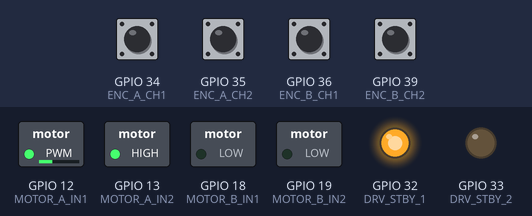
The sketch below on a simulated ESP32. Shown: switched loads named in the sketch (green lamp = pin HIGH), output pins drawn as LEDs (lit = HIGH). Inputs (shaded band) come from the test bench; at power-on: GPIO 34 (ENC_A_CH1), GPIO 35 (ENC_A_CH2), GPIO 36 (ENC_B_CH1), GPIO 39 (ENC_B_CH2) HIGH. Pins used as bus, display or sensor lines are not drawn; what the sketch prints to the serial monitor is not drawn.

Above: at 0.05 s.
At 1.5 s:
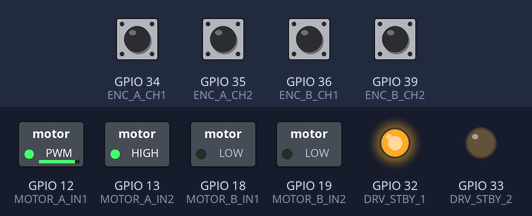
At 3.0 s:
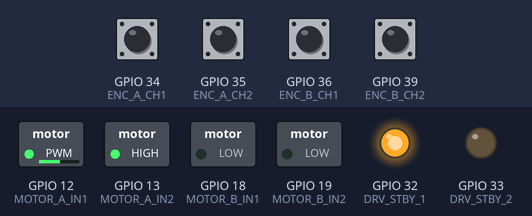
Timing chart, 0 to 8.1 s (numbered marks = the images above):
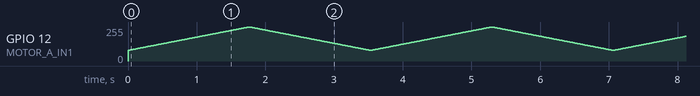

The sketch:

DRV8833.ino
```cpp
/** Teste de acionamento da Ponte H DRV8833 com leitura de Encoders (Motor Lego NXT).
 *  Executa rampa de aceleração e desaceleração via PWM enquanto contabiliza
 *  os pulsos de quadratura dos encoders ópticos por interrupção de hardware.
 */

#include <Arduino.h>

// Pinos da Ponte H DRV8833
#define MOTOR_A_IN1 12
#define MOTOR_A_IN2 13
#define MOTOR_B_IN1 18
#define MOTOR_B_IN2 19
#define DRV_STBY_1  32  // Pino nSLEEP / Enable
#define DRV_STBY_2  33  // Referência GND / Controle auxiliar

// Pinos dos Encoders (GPIOs 34-39 no ESP32 são Input-Only, ideais para sensores)
#define ENC_A_CH1   34
#define ENC_A_CH2   35
#define ENC_B_CH1   36
#define ENC_B_CH2   39

#define sleep   14

// 'volatile' garante leitura segura entre a ISR e o loop principal
volatile long cont = 0;

// 'IRAM_ATTR' mantém a rotina na RAM rápida do ESP32, evitando crash de cache
void IRAM_ATTR ISR() {
  cont++;
}

void setup() {
  Serial.begin(115200);

  // Configuração dos pinos de potência da Ponte H
  pinMode(MOTOR_A_IN1, OUTPUT);
  pinMode(MOTOR_A_IN2, OUTPUT);
  pinMode(MOTOR_B_IN1, OUTPUT);
  pinMode(MOTOR_B_IN2, OUTPUT);

  pinMode(sleep, OUTPUT);

  // Configuração dos pinos de leitura dos encoders
  // Nota: GPIOs 34 a 39 não possuem pull-up interno; requerem sinal ativo ou pull-up externo
  pinMode(ENC_A_CH1, INPUT);
  pinMode(ENC_A_CH2, INPUT);
  pinMode(ENC_B_CH1, INPUT);
  pinMode(ENC_B_CH2, INPUT);

  attachInterrupt(digitalPinToInterrupt(ENC_A_CH1), ISR, RISING);
  attachInterrupt(digitalPinToInterrupt(ENC_A_CH2), ISR, RISING);
  attachInterrupt(digitalPinToInterrupt(ENC_B_CH1), ISR, RISING);
  attachInterrupt(digitalPinToInterrupt(ENC_B_CH2), ISR, RISING);

  // Habilita o driver DRV8833
  pinMode(DRV_STBY_1, OUTPUT);
  pinMode(DRV_STBY_2, OUTPUT);
  digitalWrite(DRV_STBY_2, LOW);
  digitalWrite(DRV_STBY_1, HIGH);
}

void loop() {
  // Acelera o motor gradualmente (duty cycle de 80 a 255)
  for (int velocidade = 80; velocidade <= 255; velocidade++) {
    digitalWrite(MOTOR_A_IN2, HIGH);
    analogWrite(MOTOR_A_IN1, velocidade);
    // digitalWrite(MOTOR_B_IN1, HIGH);
    // analogWrite(MOTOR_B_IN2, velocidade);
    digitalWrite(sleep, HIGH);
    Serial.println(cont);
    delay(10);
  }

  // Desacelera o motor gradualmente (duty cycle de 255 a 80)
  for (int velocidade = 255; velocidade >= 80; velocidade--) {
    analogWrite(MOTOR_A_IN1, velocidade);
    digitalWrite(MOTOR_A_IN2, HIGH);
    // analogWrite(MOTOR_B_IN1, velocidade);
    // digitalWrite(MOTOR_B_IN2, HIGH);
    digitalWrite(sleep, HIGH);
    Serial.println(cont);
    delay(10);
  }
}
```
